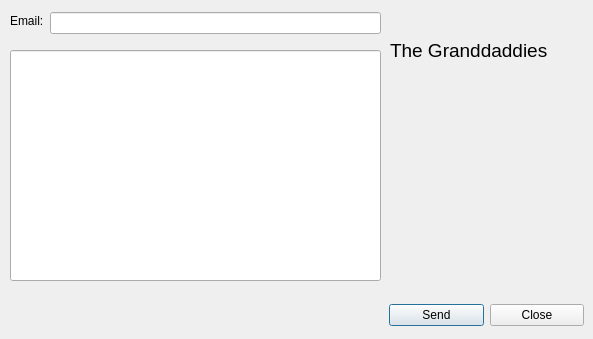
<?xml version="1.0" encoding="UTF-8"?>
<ui version="4.0">
 <class>ContactUs</class>
 <widget class="QDialog" name="ContactUs">
  <property name="geometry">
   <rect>
    <x>0</x>
    <y>0</y>
    <width>593</width>
    <height>339</height>
   </rect>
  </property>
  <property name="windowTitle">
   <string>Dialog</string>
  </property>
  <widget class="QLineEdit" name="emailBox">
   <property name="geometry">
    <rect>
     <x>50</x>
     <y>12</y>
     <width>331</width>
     <height>22</height>
    </rect>
   </property>
  </widget>
  <widget class="QLabel" name="emailLabel">
   <property name="geometry">
    <rect>
     <x>10</x>
     <y>13</y>
     <width>55</width>
     <height>16</height>
    </rect>
   </property>
   <property name="text">
    <string>Email:</string>
   </property>
  </widget>
  <widget class="QLineEdit" name="messageBox">
   <property name="geometry">
    <rect>
     <x>10</x>
     <y>50</y>
     <width>371</width>
     <height>231</height>
    </rect>
   </property>
   <property name="font">
    <font>
     <pointsize>12</pointsize>
    </font>
   </property>
   <property name="text">
    <string/>
   </property>
   <property name="maxLength">
    <number>32769</number>
   </property>
   <property name="alignment">
    <set>Qt::AlignLeading|Qt::AlignLeft|Qt::AlignTop</set>
   </property>
  </widget>
  <widget class="QWidget" name="layoutWidget">
   <property name="geometry">
    <rect>
     <x>389</x>
     <y>300</y>
     <width>195</width>
     <height>30</height>
    </rect>
   </property>
   <layout class="QHBoxLayout" name="horizontalLayout">
    <item>
     <widget class="QPushButton" name="sendButton">
      <property name="text">
       <string>Send</string>
      </property>
     </widget>
    </item>
    <item>
     <widget class="QPushButton" name="discardButton">
      <property name="text">
       <string>Close</string>
      </property>
     </widget>
    </item>
   </layout>
  </widget>
  <widget class="QLabel" name="logo">
   <property name="geometry">
    <rect>
     <x>387</x>
     <y>69</y>
     <width>201</width>
     <height>191</height>
    </rect>
   </property>
   <property name="sizePolicy">
    <sizepolicy hsizetype="Maximum" vsizetype="Maximum">
     <horstretch>0</horstretch>
     <verstretch>0</verstretch>
    </sizepolicy>
   </property>
   <property name="text">
    <string/>
   </property>
   <property name="pixmap">
    <pixmap>Granddaddies_Logo.png</pixmap>
   </property>
   <property name="scaledContents">
    <bool>true</bool>
   </property>
  </widget>
  <widget class="QLabel" name="groupName">
   <property name="geometry">
    <rect>
     <x>390</x>
     <y>40</y>
     <width>231</width>
     <height>21</height>
    </rect>
   </property>
   <property name="font">
    <font>
     <pointsize>14</pointsize>
    </font>
   </property>
   <property name="text">
    <string>The Granddaddies</string>
   </property>
  </widget>
 </widget>
 <resources/>
 <connections/>
</ui>
